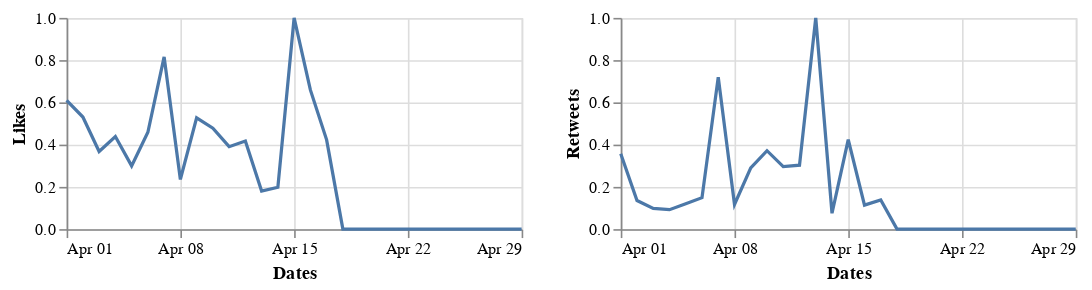

Write notebook code for a chart like this one.
### Markdown cell above
## April 2020

### Code cell
alt.hconcat(c1_apr, c2_apr)

### Figure 1 — Vega-Lite specification as saved in the notebook (floating-point values rounded to 4 significant figures)
{"config": {"view": {"continuousWidth": 400, "continuousHeight": 300}}, "hconcat": [{"data": {"name": "data-ab1b3cbe4f452155349bea92a900b2e3"}, "mark": "line", "encoding": {"x": {"type": "temporal", "field": "Dates", "timeUnit": "monthdate", "title": "Dates"}, "y": {"type": "quantitative", "field": "Likes"}}, "height": 130, "width": 280}, {"data": {"name": "data-14648340c459ddd23dd47bf3fe698012"}, "mark": "line", "encoding": {"x": {"type": "temporal", "field": "Dates", "timeUnit": "monthdate", "title": "Dates"}, "y": {"type": "quantitative", "field": "Retweets"}}, "height": 130, "width": 280}], "$schema": "https://vega.github.io/schema/vega-lite/v4.8.1.json", "datasets": {"data-ab1b3cbe4f452155349bea92a900b2e3": [{"Dates": "2020-04-01T00:00:00", "Likes": 0.6095}, {"Dates": "2020-04-02T00:00:00", "Likes": 0.5307}, {"Dates": "2020-04-03T00:00:00", "Likes": 0.3674}, {"Dates": "2020-04-04T00:00:00", "Likes": 0.4382}, {"Dates": "2020-04-05T00:00:00", "Likes": 0.2994}, {"Dates": "2020-04-06T00:00:00", "Likes": 0.4583}, {"Dates": "2020-04-07T00:00:00", "Likes": 0.8153}, {"Dates": "2020-04-08T00:00:00", "Likes": 0.2352}, {"Dates": "2020-04-09T00:00:00", "Likes": 0.527}, {"Dates": "2020-04-10T00:00:00", "Likes": 0.4775}, {"Dates": "2020-04-11T00:00:00", "Likes": 0.3902}, {"Dates": "2020-04-12T00:00:00", "Likes": 0.4168}, {"Dates": "2020-04-13T00:00:00", "Likes": 0.1803}, {"Dates": "2020-04-14T00:00:00", "Likes": 0.1982}, {"Dates": "2020-04-15T00:00:00", "Likes": 1.0}, {"Dates": "2020-04-16T00:00:00", "Likes": 0.6588}, {"Dates": "2020-04-17T00:00:00", "Likes": 0.4226}, {"Dates": "2020-04-18T00:00:00", "Likes": 0.0}, {"Dates": "2020-04-19T00:00:00", "Likes": 0.0}, {"Dates": "2020-04-20T00:00:00", "Likes": 0.0}, {"Dates": "2020-04-21T00:00:00", "Likes": 0.0}, {"Dates": "2020-04-22T00:00:00", "Likes": 0.0}, {"Dates": "2020-04-23T00:00:00", "Likes": 0.0}, {"Dates": "2020-04-24T00:00:00", "Likes": 0.0}, {"Dates": "2020-04-25T00:00:00", "Likes": 0.0}, {"Dates": "2020-04-26T00:00:00", "Likes": 0.0}, {"Dates": "2020-04-27T00:00:00", "Likes": 0.0}, {"Dates": "2020-04-28T00:00:00", "Likes": 0.0}, {"Dates": "2020-04-29T00:00:00", "Likes": 0.0}], "data-14648340c459ddd23dd47bf3fe698012": [{"Dates": "2020-04-01T00:00:00", "Retweets": 0.3566}, {"Dates": "2020-04-02T00:00:00", "Retweets": 0.1355}, {"Dates": "2020-04-03T00:00:00", "Retweets": 0.0983}, {"Dates": "2020-04-04T00:00:00", "Retweets": 0.0921}, {"Dates": "2020-04-05T00:00:00", "Retweets": 0.1199}, {"Dates": "2020-04-06T00:00:00", "Retweets": 0.149}, {"Dates": "2020-04-07T00:00:00", "Retweets": 0.7194}, {"Dates": "2020-04-08T00:00:00", "Retweets": 0.1167}, {"Dates": "2020-04-09T00:00:00", "Retweets": 0.2896}, {"Dates": "2020-04-10T00:00:00", "Retweets": 0.3712}, {"Dates": "2020-04-11T00:00:00", "Retweets": 0.2959}, {"Dates": "2020-04-12T00:00:00", "Retweets": 0.3027}, {"Dates": "2020-04-13T00:00:00", "Retweets": 1.0}, {"Dates": "2020-04-14T00:00:00", "Retweets": 0.07517}, {"Dates": "2020-04-15T00:00:00", "Retweets": 0.4239}, {"Dates": "2020-04-16T00:00:00", "Retweets": 0.1136}, {"Dates": "2020-04-17T00:00:00", "Retweets": 0.1386}, {"Dates": "2020-04-18T00:00:00", "Retweets": 0.0}, {"Dates": "2020-04-19T00:00:00", "Retweets": 0.0}, {"Dates": "2020-04-20T00:00:00", "Retweets": 0.0}, {"Dates": "2020-04-21T00:00:00", "Retweets": 0.0}, {"Dates": "2020-04-22T00:00:00", "Retweets": 0.0}, {"Dates": "2020-04-23T00:00:00", "Retweets": 0.0}, {"Dates": "2020-04-24T00:00:00", "Retweets": 0.0}, {"Dates": "2020-04-25T00:00:00", "Retweets": 0.0}, {"Dates": "2020-04-26T00:00:00", "Retweets": 0.0}, {"Dates": "2020-04-27T00:00:00", "Retweets": 0.0}, {"Dates": "2020-04-28T00:00:00", "Retweets": 0.0}, {"Dates": "2020-04-29T00:00:00", "Retweets": 0.0}]}}
